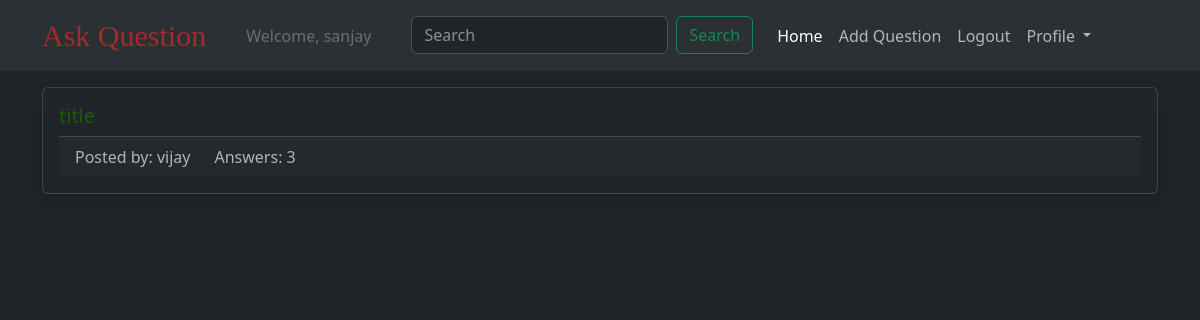
Screenshot of /questions/ (signed in) with the database file from the repository.
### users/models.py (models this page shows)
class CustomUser(AbstractUser):
    pass

### questions/models.py (models this page shows)
class Question(models.Model):
    created_at = models.DateTimeField(auto_now_add=True)
    title = models.CharField(max_length=250)
    body = models.TextField()
    slug = models.SlugField(max_length=250,unique=True)
    author = models.ForeignKey(settings.AUTH_USER_MODEL,
                               on_delete=models.CASCADE,
                               related_name='questions')
    objects = models.Manager()

### questions/views.py (the view)
# urls.py: path('questions/',question_list,name='qlist'),
@login_required
def question_list(request):
    if 'q' in request.GET:
        q = request.GET['q']
        question_list = Question.objects.filter(title__icontains=q).order_by('-created_at')
    else:
        question_list = Question.objects.all().order_by('-created_at')
    return render(request,'QList.html',{'question_list':question_list})

### templates/QList.html (shortened to what this page needs)
{% extends 'base.html' %}
{% block body %}
    <div class="container" >
        {% for question in question_list %}
        <div class = "card mt-3 shadow">
            <div class="card-body">
                <h5 class = "car`d-title"><a href="{% url 'qdetails' question.slug %}" class = "link-style">{{question.title}}</a></h5>
                <div class = "card-footer">
                    <div class = "row">
                        <div class = "col col-md-auto">
                            Posted by: {{question.author.username}}
                        </div>
                        <div class = "col col-md-auto">
                            Answers: {{question.answers.count}}
                        </div>
                    </div>
                </div>
            </div>
        </div>
        {% endfor%}
    </div>
{% endblock %}

### templates/navbar.html (shortened to what this page needs)
<nav class="navbar navbar-expand-lg bg-body-tertiary">
    <div class="container">
      <a class="navbar-brand text-style" href="{% url 'qlist' %}">Ask Question</a>
      <div class="collapse navbar-collapse" id="navbarSupportedContent">
        <ul class="navbar-nav me-auto mb-2 mb-lg-0">
          {% if request.user.is_authenticated %}
            <li class="nav-item mx-3">
                <a class="nav-link disabled">Welcome, {{request.user.username}}</a>
              </li><li>
            <form class="d-flex mx-3" role="search">
              <input class="form-control me-2" type="search" placeholder="Search" aria-label="Search" name="q">
              <button class="btn btn-outline-success" type="submit">Search</button>
            </form>
          </li>
          <li class="nav-item">
            <a class="nav-link active" aria-current="page" href="{% url 'qlist' %}">Home</a>
          </li>
          <li class="nav-item">
            <a class="nav-link" href="{% url 'create_question' %}">Add Question</a>
          </li>
          <li class="nav-item">
            <a class="nav-link" href="{% url 'logout' %}">Logout</a>
          </li>
          <li class="nav-item dropdown">
            <a class="nav-link dropdown-toggle" href="#" role="button" data-bs-toggle="dropdown" aria-expanded="false">
              Profile
            </a>
          </li>
          {% endif %}
        </ul>
      </div>
    </div>
  </nav>

### templates/navbar.html (style rules this page uses)
.text-style { font-size: 30px !important; font-family: fantasy !important; color: brown !important; }

### templates/QList.html (style rules this page uses)
.link-style { text-decoration: none; color:rgb(28,90,4); transition: 1s; }

### rows the page displays
CustomUser: user.username "sanjay"
Question: title "title", author.username "vijay", answers.count "3"
